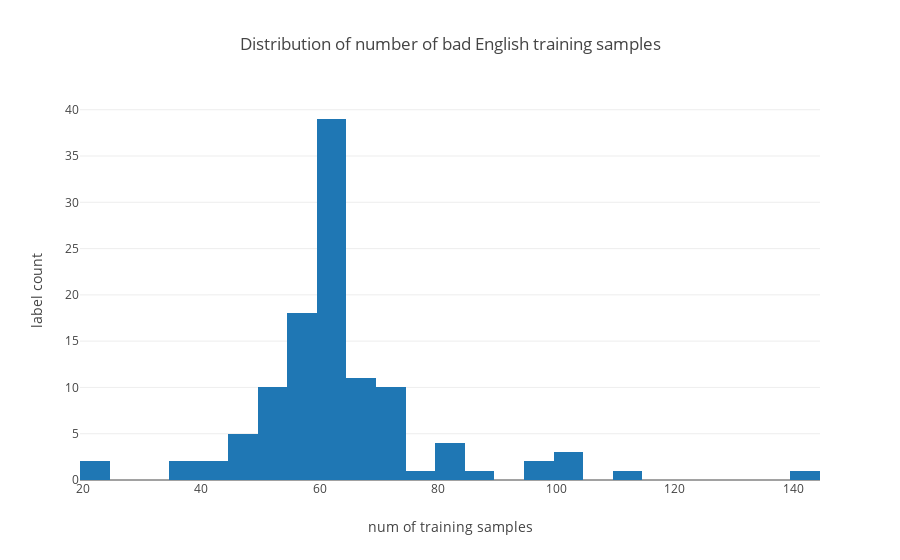

Notebook cell for this chart:
### Code cell
en_train_bad = en_train[en_train["topic_id"].isin(bad_labels)]
data = [go.Histogram(x=np.array(en_train_bad.groupby('topic_id').count()['extracted_content']))]
layout=go.Layout(title="Distribution of number of bad English training samples", 
                 xaxis={'title':'num of training samples'}, yaxis={'title':'label count'})
figure=go.Figure(data=data,layout=layout)
iplot(figure, filename='en_train_bad_hist')

### Figure 1 — Plotly figure (JSON) as saved in the notebook; plotly's stock layout.template omitted (floating-point values rounded to 4 significant figures)
{"data": [{"type": "histogram", "x": [61, 59, 46, 66, 63, 60, 66, 64, 62, 62, 55, 66, 62, 54, 62, 65, 21, 38, 56, 67, 62, 70, 62, 61, 61, 72, 62, 65, 74, 68, 66, 70, 62, 144, 62, 61, 48, 62, 64, 62, 62, 51, 70, 62, 44, 62, 49, 74, 64, 49, 59, 61, 73, 60, 54, 72, 71, 59, 57, 58, 49, 60, 54, 56, 65, 67, 23, 82, 111, 63, 97, 98, 43, 102, 72, 58, 83, 61, 54, 84, 59, 104, 35, 84, 58, 102, 89, 79, 66, 64, 54, 54, 57, 57, 52, 55, 52, 57, 52, 61, 59, 57, 62, 63, 62, 61, 62, 58, 63, 62, 62, 62]}], "layout": {"title": "Distribution of number of bad English training samples", "xaxis": {"title": "num of training samples"}, "yaxis": {"title": "label count"}}}
